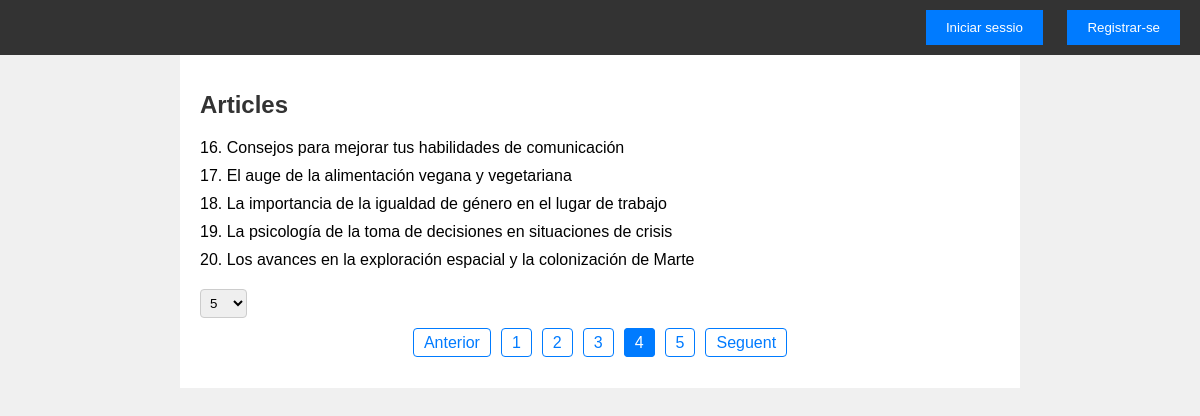
/?pagina=4, run on the app's committed database.
### tables this page shows
CREATE TABLE IF NOT EXISTS `articles` (
  `article_id` int(11) NOT NULL AUTO_INCREMENT,
  `Titol` text NOT NULL,
  `text_adreca` text NOT NULL,
  `usuari_id` int(11) DEFAULT NULL,
  PRIMARY KEY (`article_id`)
);

### index.php (the view, shortened to what this page needs)
<?php
function conectarDB(){
$dadesConnexio = 'mysql:host=localhost;dbname=pt03_alex_vazquez';
$dbuser = 'root';
try {
    $connexio = new PDO($dadesConnexio, $dbuser,'');
    $connexio->setAttribute(PDO::ATTR_ERRMODE, PDO::ERRMODE_EXCEPTION);
    return $connexio;
} catch (\Throwable $th) {
    $errors[] = "Error al conectar-se a la base de dades";
}finally{
    $connexio = null;
}
}
$connexio = conectarDB();
$pagina = 1;
function opcions(){
    return $_SESSION['fi'];
}
function articles(){
    global $pagina;
    global $connexio;
    $resultat = "";
    if (isset($_GET["pagina"])) {
        $pagina = intval($_GET["pagina"]);
    }
    $fi = opcions();
    $inici = ($pagina - 1) * $fi;
    $sentencia = $connexio->query("SELECT count(*) AS conteo FROM articles");
    $conteo = $sentencia->fetchObject()->conteo;
    $stmt = $connexio->prepare("SELECT * FROM articles LIMIT $inici, $fi");
    $stmt->execute();
if(($stmt->execute())){
    while ($dades = $stmt->fetch(PDO::FETCH_ASSOC)) {
    $resultat .= '<li>' . $dades['article_id']. '. ' . $dades['Titol'] . '</li>';
    }
    return $resultat;
}
}
include_once 'Vista/index_vista.php'
?>

### estils.css (style rules this page uses)
body { font-family: Arial, sans-serif; background-color: #f0f0f0; margin: 0; padding: 0; }
.articles li { margin-bottom: 10px; }

### data on the page
articles: article_id "16", Titol "Consejos para mejorar tus habilidades de comunicación"
articles: article_id "17", Titol "El auge de la alimentación vegana y vegetariana"
articles: article_id "18", Titol "La importancia de la igualdad de género en el lugar de trabajo"
articles: article_id "19", Titol "La psicología de la toma de decisiones en situaciones de crisis"
articles: article_id "20", Titol "Los avances en la exploración espacial y la colonización de Marte"
